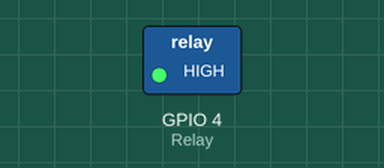
Recording of a program running on a simulated Raspberry Pi (BCM pin numbers). Parts: switched loads named in the program (green lamp = pin HIGH). Dashed ring = blinking.

Above: at 0.5 s.
Timing chart, 0 to 4.6 s (numbered marks = the images above):
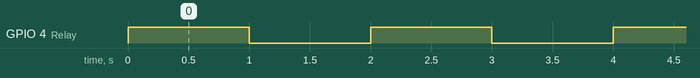

The program:

Relay_Control.py
```python
import RPi.GPIO as GPIO
import time

GPIO.setwarnings(False)

Relay = 4

GPIO.setmode(GPIO.BCM)
GPIO.setup(Relay,GPIO.OUT)

while 1 :
    GPIO.output(Relay,True)
    time.sleep(1)
    GPIO.output(Relay,False)
    time.sleep(1)


GPIO.cleanup()
```

Measured:
- by itself, GPIO 4 (Relay): alternates HIGH for 1.0 s and LOW for 1.0 s
